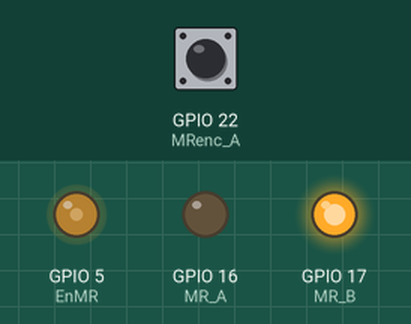
This sketch was run on a simulated ESP32. Shown: output pins drawn as LEDs (lit = HIGH). The test bench sets the inputs (shaded band); at power-on: GPIO 22 (MRenc_A) HIGH. What the sketch prints to the serial monitor is not drawn.

Above: at 0.1 s.
Timing chart, 0 to 1.6 s (numbered marks = the images above):
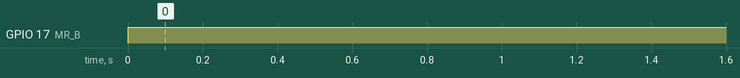

Measured:
- by itself, GPIO 17 (MR_B): LOW → HIGH at 0.00 s

The sketch:

22-Velocidad.ino
```cpp
#define EnMR 5
#define MR_A 16
#define MR_B 17

#define MRenc_A 22 // Amarillo
#define MRenc_B 23 // Blanco

// Configurando los parámetros de PWM
const int frecuencia = 5000;

const int canal_R = 1;
const int resolucion = 12;

volatile long L_pulses = 0;
volatile long R_pulses = 0;
volatile long CurrentPulses = 0;
volatile long PreviousPulses = 0;
volatile long DeltaPulses = 0;

volatile unsigned CurrentTime = 0;
volatile unsigned PreviousTime = 0;
double DeltaTime = 0;
double freq_R = 0;
double W_R = 0;
double V_R = 0;

float N = 562.0;
float rps;
float WR = 0.0;
float VR = 0.0;
float diameter = 9.0;   //Diametro en cm


//----------setup-------------
void setup() {
  pinMode(EnMR, OUTPUT);
  pinMode(MR_A, OUTPUT);
  pinMode(MR_B, OUTPUT);

  ledcSetup(canal_R, frecuencia, resolucion);

  ledcAttachPin(EnMR, canal_R);

  pinMode(MRenc_A, INPUT);
  pinMode(MRenc_B, INPUT);

  attachInterrupt(MRenc_A, encoderR, RISING);

  Serial.begin(115200);

  ledcWrite(canal_R, 4000);
}

//-----------------loop------------------------
void loop() {

  Forward();
  speedR();


  //Serial.println(freq_R);

}


//--------------funciones--------------------
void Forward(){
  ledcWrite(canal_R, 1550);
  digitalWrite(MR_A, LOW);
  digitalWrite(MR_B, HIGH);


}

void encoderR(){
  if (digitalRead(MRenc_B) == HIGH){     // si B es HIGH, sentido horario
    R_pulses++ ;        // incrementa POSICION en 1
  }
  else {          // si B es LOW, sentido anti horario
    R_pulses-- ;        // decrementa POSICION en 1
  }

  CurrentPulses = R_pulses;


}

void speedR(){
  CurrentTime = micros();
  DeltaTime = (double)(CurrentTime - PreviousTime)/1000000.0;
  DeltaPulses = CurrentPulses - PreviousPulses;
  rps = (float)(DeltaPulses/N);
  WR = 2*3.14159265*rps;
  VR = WR * 0.5 * diameter;

  if (DeltaTime > 1.0){
    PreviousTime = CurrentTime;
    PreviousPulses = CurrentPulses;
    printValues();
  }


}

void printValues(){
  Serial.print("rps: ");
  Serial.print(rps);
  Serial.print("   WR: ");
  Serial.print(WR);
  Serial.print("  VR: ");
  Serial.println(VR);

}
```
